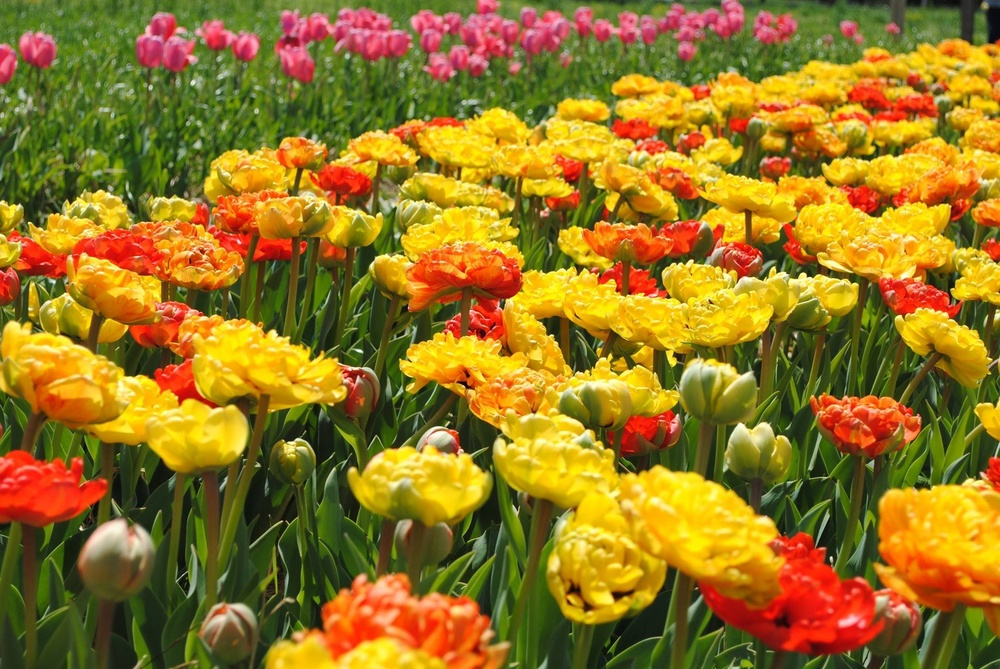
#> input picture lab7/image.jpeg, 1000 x 669 px, shrunk from 2048 x 1370 before the run
$ python main.py
#> lines starting #> are read from the running program, lines starting #| are printed output that depends on the picture
import cv2
import numpy as np

img=cv2.imread('image.jpeg', cv2.IMREAD_COLOR)
#> img is the input picture: shape (669, 1000, 3); mean B, G, R 32.3, 117.9, 150.2
img=cv2.cvtColor(img,cv2.COLOR_BGR2RGB)

b=img[:,:,0]
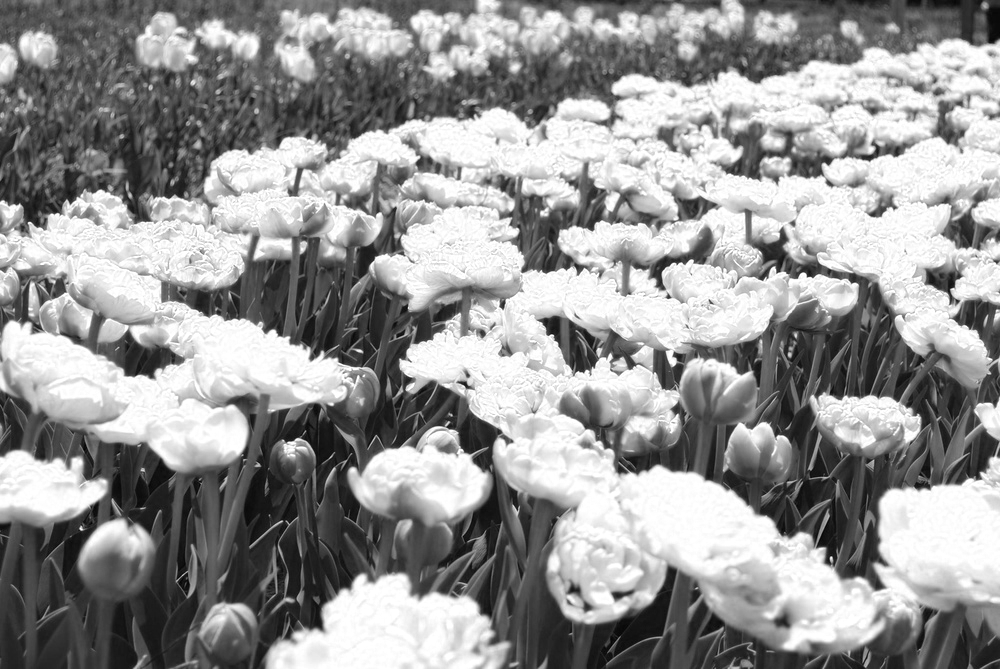
#> b: shape (669, 1000); min 0, max 255, mean 150.2
g=img[:,:,1]
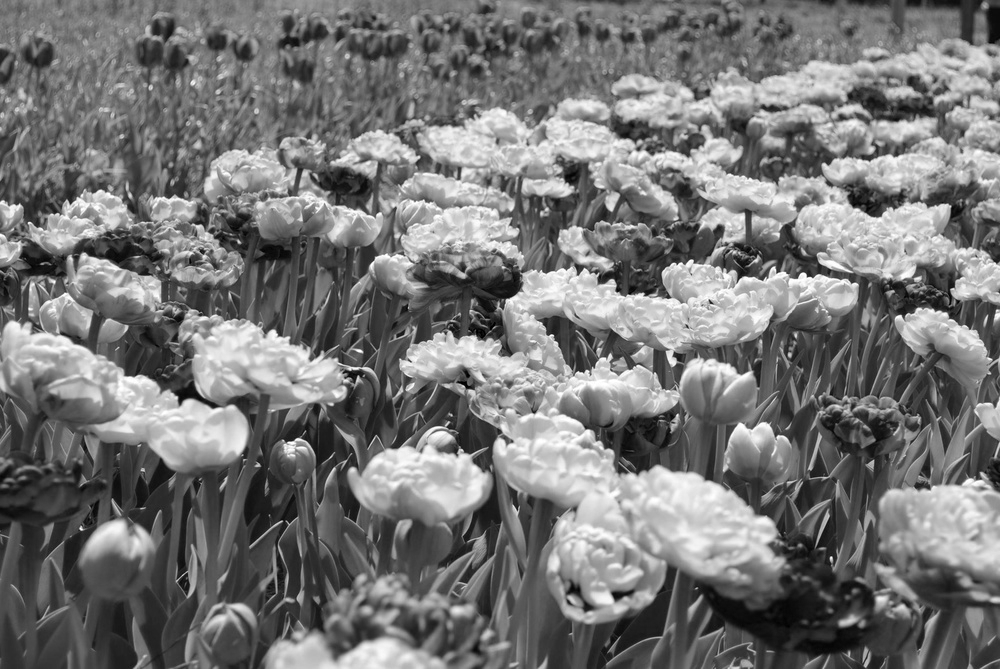
#> g: shape (669, 1000); min 0, max 255, mean 117.9
r=img[:,:,2]
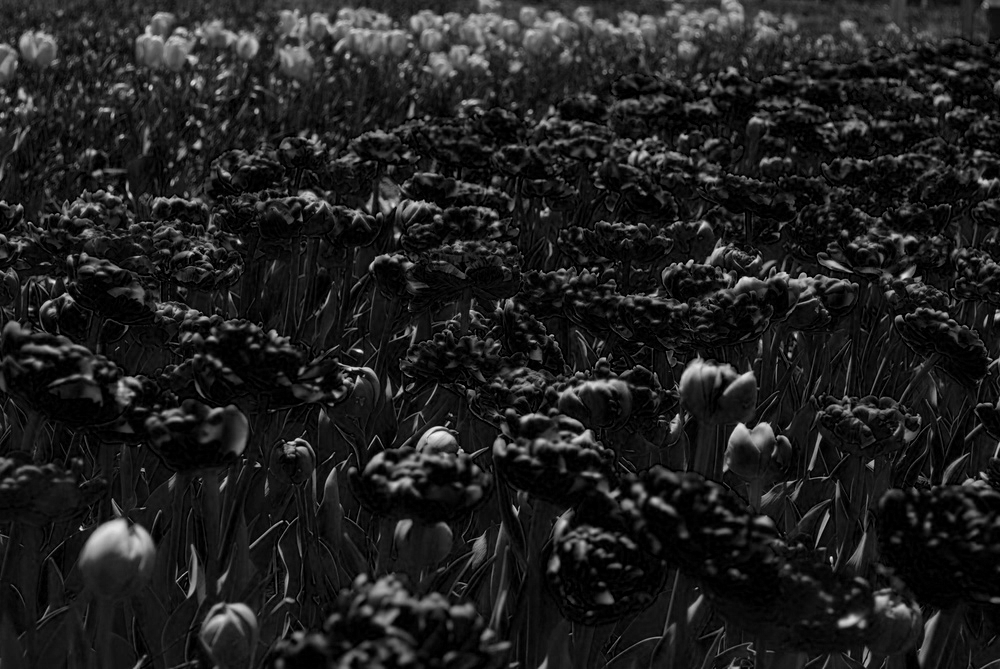
#> r: shape (669, 1000); min 0, max 239, mean 32.3


cv2.imshow('Blue channel', b)
cv2.imshow('Green channel', g)
cv2.imshow('Red channel', r)

yeniresim=np.clip(img,0,255)
yeniresim=cv2.cvtColor(img,cv2.COLOR_RGB2BGR)
yeniresim[:,:,0]=g
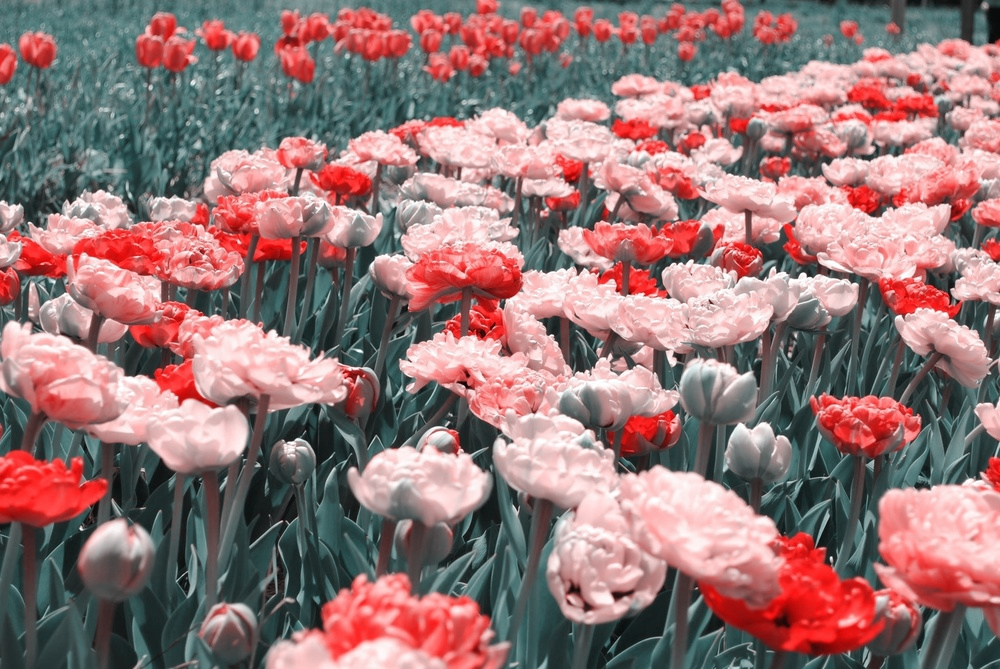
#> yeniresim: shape (669, 1000, 3); mean B, G, R 117.9, 117.9, 150.2
yeniresim[:,:,1]=r
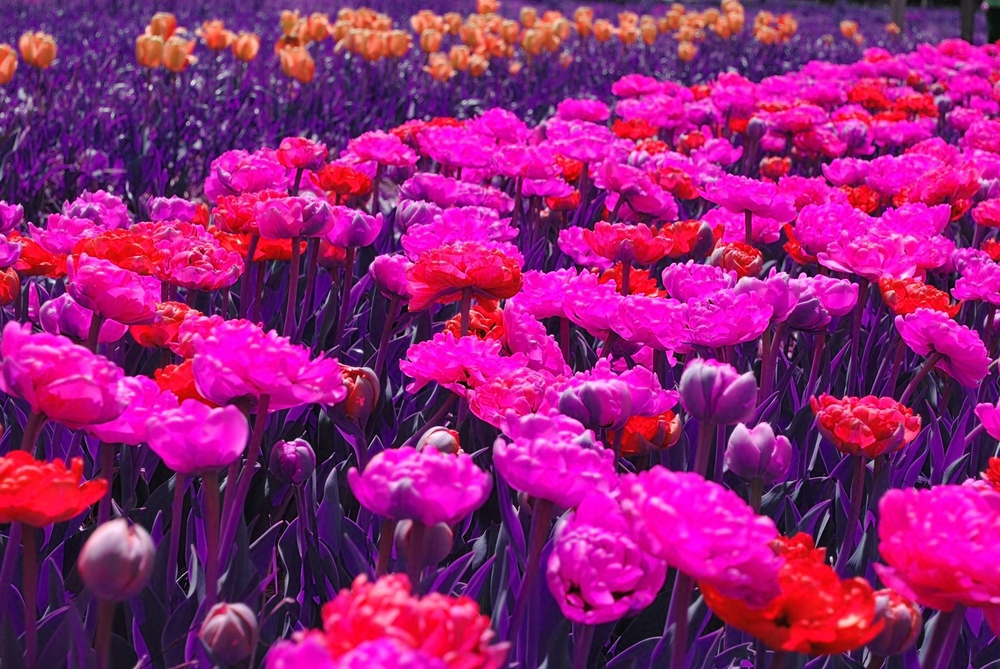
#> yeniresim: shape (669, 1000, 3); mean B, G, R 117.9, 32.3, 150.2
yeniresim[:,:,2]=b


cv2.imshow('New Image', yeniresim)

cv2.waitKey(0)
